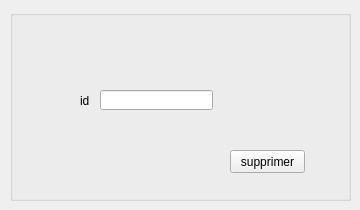
        <widget class="QWidget" name="tab_10">
         <attribute name="title">
          <string>supprimer employé</string>
         </attribute>
         <widget class="QGroupBox" name="groupBox_3">
          <property name="geometry">
           <rect>
            <x>10</x>
            <y>10</y>
            <width>341</width>
            <height>191</height>
           </rect>
          </property>
          <property name="title">
           <string/>
          </property>
          <widget class="QLineEdit" name="le_id_supp">
           <property name="geometry">
            <rect>
             <x>90</x>
             <y>80</y>
             <width>113</width>
             <height>20</height>
            </rect>
           </property>
          </widget>
          <widget class="QLabel" name="label_7">
           <property name="geometry">
            <rect>
             <x>70</x>
             <y>80</y>
             <width>61</width>
             <height>21</height>
            </rect>
           </property>
           <property name="text">
            <string>id</string>
           </property>
          </widget>
          <widget class="QPushButton" name="pb_supp">
           <property name="geometry">
            <rect>
             <x>220</x>
             <y>140</y>
             <width>75</width>
             <height>23</height>
            </rect>
           </property>
           <property name="text">
            <string>supprimer</string>
           </property>
          </widget>
          <zorder>label_7</zorder>
          <zorder>pb_supp</zorder>
          <zorder>le_id_supp</zorder>
         </widget>
        </widget>
